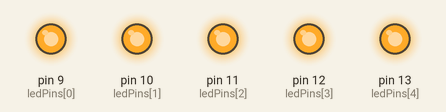
Recording of a sketch running on a simulated Arduino Uno, built with avr-gcc and run on an emulated ATmega328P. Shown: output pins drawn as LEDs (lit = HIGH).

Above: at 1.3 s.
At 3.9 s:
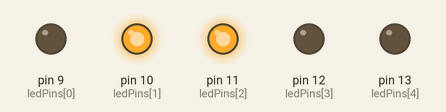
At 6.3 s:
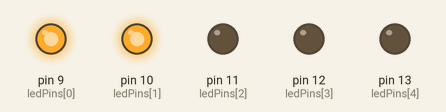
At 12.8 s:
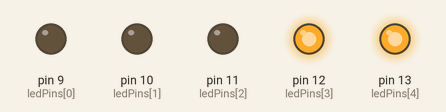
At 16.5 s:
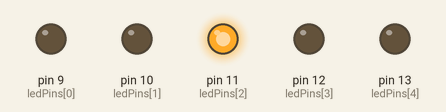
At 21.5 s:
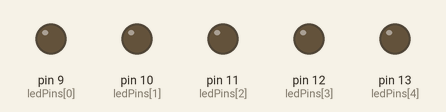
Timing chart, 0 to 24.4 s (numbered marks = the images above):
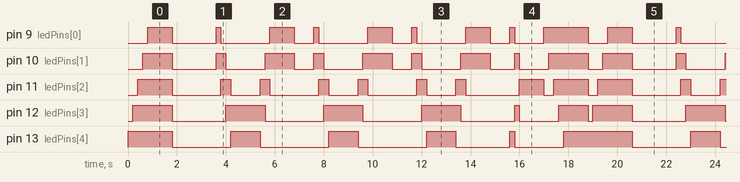

The sketch:

4digit.ino
```cpp
const int numLEDs = 5;
const int ledPins[] = {9, 10, 11, 12, 13};
int currentPattern = 0;
int repeatCount = 0;

void setup() {
  for (int i = 0; i < numLEDs; i++) {
    pinMode(ledPins[i], OUTPUT);
  }
}

void loop() {
  allLEDsOff();

  switch (currentPattern) {
    case 0:
      fillRightToLeft();
      break;
    case 1:
      clearLeftToRight();
      break;
    case 2:
      twoLEDsMovingRight();
      break;
    case 3:
      twoLEDsMovingLeft();
      break;
    case 5:
      meetingLEDs();
      break;
    case 6:
      oppositePhase2();
      break;
  }

  if (currentPattern == 4) {
    repeatCount++;
    if (repeatCount >= 3) {
      repeatCount = 0;
      currentPattern++;
    } else {
      currentPattern = 2;
    }
  } else {
    currentPattern++;
  }

  if (currentPattern > 6) {
    currentPattern = 0;
  }

  delay(800);
}

void allLEDsOff() {
  for (int i = 0; i < numLEDs; i++) {
    digitalWrite(ledPins[i], LOW);
  }
}

void fillRightToLeft() {
  for (int i = numLEDs - 1; i >= 0; i--) {
    digitalWrite(ledPins[i], HIGH);
    delay(200);
  }
}

void clearLeftToRight() {
  for (int i = 0; i < numLEDs; i++) {
    digitalWrite(ledPins[i], LOW);
    delay(200);
  }
}

void twoLEDsMovingRight() {
  for (int i = 0; i < numLEDs - 1; i++) {
    allLEDsOff();
    digitalWrite(ledPins[i], HIGH);
    digitalWrite(ledPins[i + 1], HIGH);
    delay(200);
  }
}

void twoLEDsMovingLeft() {
  for (int i = numLEDs - 1; i > 0; i--) {
    allLEDsOff();
    digitalWrite(ledPins[i], HIGH);
    digitalWrite(ledPins[i - 1], HIGH);
    delay(200);
  }
}

void meetingLEDs() {
  for (int i = 0; i < numLEDs / 2 + 1; i++) {
    allLEDsOff();
    digitalWrite(ledPins[i], HIGH);
    digitalWrite(ledPins[numLEDs - 1 - i], HIGH);
    delay(200);
  }
}

void oppositePhase2() {
  allLEDsOff();
  for (int i = 0; i < numLEDs; i++) {
    digitalWrite(ledPins[i], HIGH);
    delay(200);
  }
}
```

Measured:
- by itself, pin 13 (ledPins[4]): repeats every 18.8 s: LOW 2.4 s, 2 × (HIGH 1.2 s, LOW 2.8 s), HIGH 1.2 s, LOW 2.2 s, HIGH 0.20 s, LOW 2.0 s, HIGH 2.8 s
- by itself, pin 12 (ledPins[3]): repeats every 18.8 s: LOW 2.2 s, 2 × (HIGH 1.6 s, LOW 2.4 s), HIGH 1.6 s, LOW 2.2 s, HIGH 0.20 s, LOW 1.6 s, HIGH 1.2 s, LOW 0.20 s, HIGH 1.6 s
- by itself, everything shown: repeats every 18.8 s, in 38 steps
